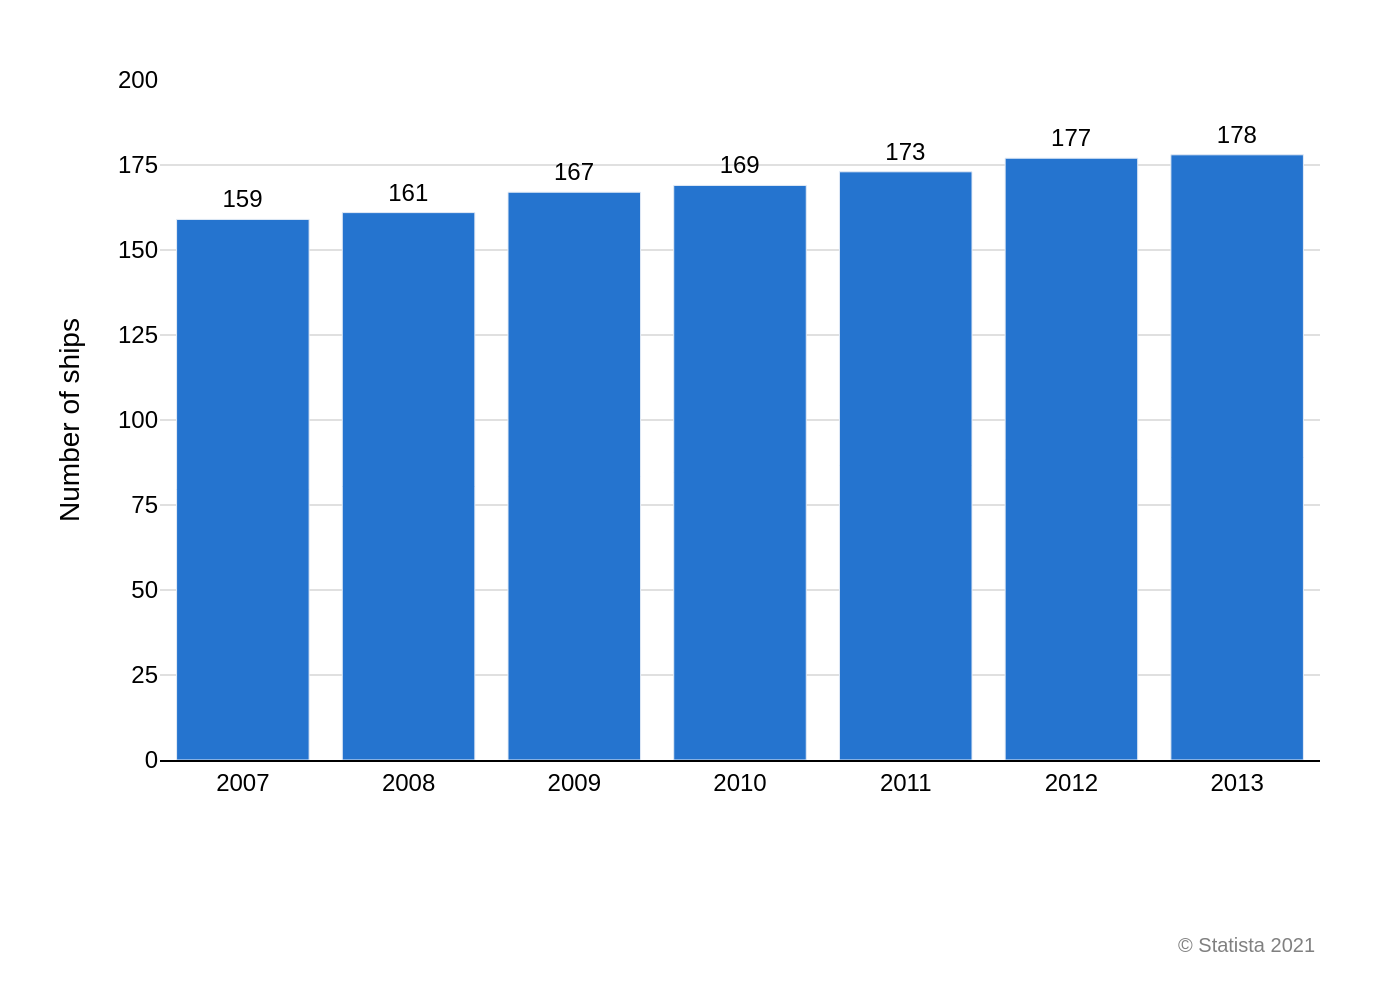

Recreate this plot in Python.
import sys
import json
import plotly.graph_objects as go

if len(sys.argv) != 2:
    print("Usage: python generate_chart.py <path_to_json_file>")
    sys.exit(1)

json_path = sys.argv[1]

try:
    with open(json_path, 'r', encoding='utf-8') as f:
        chart_config = json.load(f)
except FileNotFoundError:
    print(f"Error: File not found at {json_path}")
    sys.exit(1)
except json.JSONDecodeError:
    print(f"Error: Invalid JSON format in {json_path}")
    sys.exit(1)

chart_data = chart_config.get('chart_data', [])
texts = chart_config.get('texts', {})
colors = chart_config.get('colors', [])

categories = [item['category'] for item in chart_data]
values = [item['value'] for item in chart_data]

fig = go.Figure()

fig.add_trace(go.Bar(
    x=categories,
    y=values,
    text=values,
    textposition='outside',
    marker_color=colors[0] if colors else '#1f77b4',
    textfont=dict(family="Arial", size=12, color='black'),
    cliponaxis=False
))

fig.update_layout(
    plot_bgcolor='white',
    paper_bgcolor='white',
    font=dict(family="Arial", size=12, color='black'),
    title=dict(
        text=texts.get('title') or '',
        x=0.05,
        xanchor='left'
    ),
    xaxis=dict(
        title_text=texts.get('x_axis_title'),
        showgrid=False,
        zeroline=True,
        zerolinecolor='black',
        zerolinewidth=1,
        linecolor='black',
        linewidth=1
    ),
    yaxis=dict(
        title_text=texts.get('y_axis_title'),
        range=[0, 200],
        dtick=25,
        showgrid=True,
        gridcolor='#e0e0e0',
        zeroline=False
    ),
    margin=dict(l=80, r=40, t=40, b=120),
    showlegend=False
)

source_text = texts.get('source')
if source_text:
    fig.add_annotation(
        text=source_text,
        xref="paper", yref="paper",
        x=1.0, y=-0.25,
        showarrow=False,
        xanchor='right',
        yanchor='top',
        font=dict(family="Arial", size=10, color='grey')
    )

base_filename = json_path.split('/')[-1].rsplit('.', 1)[0]
output_filename = f"{base_filename}.png"

fig.write_image(output_filename, scale=2)

print(f"Chart saved to {output_filename}")
